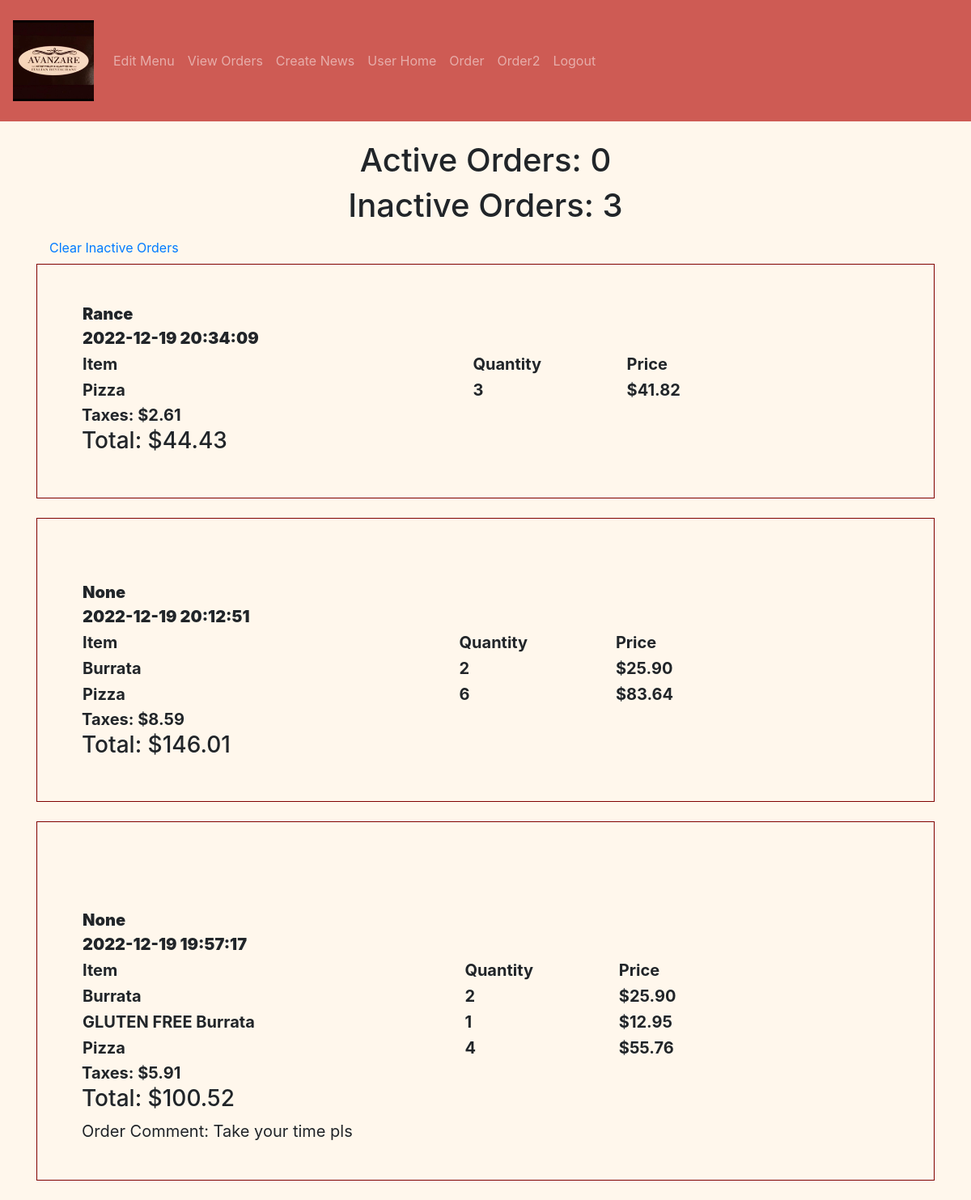
/view-orders (signed in), run on the app's committed database.
### avanzareApp/models.py (models this page shows)
class Order(db.Model):
    id = db.Column(db.Integer, primary_key=True)
    name = db.Column(db.String(150))
    comment = db.Column(db.String(10000))
    taxes = db.Column(db.Float)
    total = db.Column(db.Float)
    date = db.Column(db.DateTime(timezone=True), default=func.now())
    user_id = db.Column(db.Integer, db.ForeignKey('user.id'))
    is_active = db.Column(db.String(10))
    items = db.relationship('Menu_order')

class Menu_order(db.Model):
    id = db.Column(db.Integer, primary_key=True)
    name = db.Column(db.String(150))
    price = db.Column(db.String(150))
    description = db.Column(db.String(10000))
    menu_type = db.Column(db.String(150))
    gluten_free = db.Column(db.String(150))
    vegan = db.Column(db.String(150))
    date = db.Column(db.DateTime(timezone=True), default=func.now())
    order_id = db.Column(db.Integer, db.ForeignKey('order.id'))

### avanzareApp/views.py (the view)
@views.route('/view-orders', methods=['POST', 'GET'])
def view_orders():
    active_orders = Order.query.filter(Order.is_active == 'Active').all()
    inactive_orders = Order.query.filter(Order.is_active == 'Inactive').all()
    return render_template('view_orders.html', active_orders=active_orders, inactive_orders=inactive_orders,
                           user=current_user)

### avanzareApp/__init__.py (called while the page is built)
def create_app():
    app = Flask(__name__)
    app.config['SECRET KEY'] = 'iudsdbciud ccdoi'
    app.config['SQLALCHEMY_DATABASE_URI'] = f'sqlite:///{DB_NAME}'
    db.init_app(app)
    from .views import views
    from .auth import auth
    app.register_blueprint(views, url_prefix='/')
    app.register_blueprint(auth, url_prefix='/')
    from .models import User, Menu, Menu_order, News, Order
    with app.app_context():
        db.create_all()
    login_manager = LoginManager()
    login_manager.login_view = 'auth.start_page'
    login_manager.init_app(app)
    @login_manager.user_loader
    def load_user(id):
        return User.query.get(int(id))
    return app

### avanzareApp/templates/view_orders.html (shortened to what this page needs)
{% extends "base.html" %} {% block title %}Home{% endblock %}
{% block content %}
{% set count = namespace(value=0) %}
{% for order in active_orders %}
    {% set count.value = count.value + 1 %}
{% endfor %}
<h1 align="center">Active Orders: {{ count.value }}</h1>
{% set count = namespace(value=0) %}
{% for order in inactive_orders %}
    {% set count.value = count.value + 1 %}
{% endfor %}
<h1 align="center">Inactive Orders: {{ count.value }}</h1>
<a class="nav-item nav-link" href="{{ url_for('views.clear_inactive_orders') }}">Clear Inactive Orders</a>
{% for order in inactive_orders|reverse %}
    <div class="blackLine">
        <div class="text">
            {% set lst =  [] %}
            <table style="width:100%">
                <tr>
                    <th>
                        <b>{{ order.name }}</b>
                        <br />
                        <b>{{ order.date }}</b>
                    </th>
                </tr>
                <tr>
                    <th>Item</th>
                    <th>Quantity</th>
                    <th>Price</th>
                </tr>
                {% for item in order.items %}
                    {% set count = namespace(value=0) %}
                    {% set print_once = 1 %}
                    {% if item.name not in lst %}
                        {% for item_count in order.items %}
                            {% if item.name == item_count.name %}
                                {% set count.value = count.value + 1 %}
                            {% endif %}
                        {% endfor %}
                        {% if print_once == 1 %}
                            <tr>
                                <th>{{ item.name }}</th>
                                <th>{{ count.value }}</th>
                                {% set tmp = (item.price | float) %}
                                <th>{{ "${:,.2f}".format(count.value * tmp) }}</th>
                            </tr>
                            <br />
                        {% endif %}
                        {% set print_once = 1 %}
                    {% endif %}
                {% endfor %}
            </table>
            {% if "${:,.2f}".format(order.taxes) == "$-0.00" %}
               <b>Taxes: $0.00</b>
            {% else %}
                <b>Taxes: {{ "${:,.2f}".format(order.taxes) }}</b>
            {% endif %}
            {% if "${:,.2f}".format(order.total + order.taxes) == "$-0.00" %}
               <h3>Total: $0.00</h3>
            {% else %}
                <h3>Total: {{ "${:,.2f}".format(order.total + order.taxes) }}</h3>
            {% endif %}
            {% if order.comment != "" and order.comment is not none %}
                <div>Order Comment: {{ order.comment }}</div>
            {% endif %}
        </div>
    </div>
    <br />
{% endfor %}
{% endblock %}

### avanzareApp/static/style.css (style rules this page uses)
.blackLine { border:1px solid black; border-color: #800000; padding: 15px; }
.text { font-size: 20px; padding-left: 40px; width: 80%; }

### data on the page
Order: name "Rance", date "2022-12-19 20:34:09", taxes "$2.61", order.total+order.taxes "$44.43"
Menu_order: name "Pizza", value "3", value "$41.82"
Order: name "None", date "2022-12-19 20:12:51", taxes "$8.59", order.total+order.taxes "$146.01"
Menu_order: name "Burrata", value "2", value "$25.90"
Menu_order: name "Pizza", value "6", value "$83.64"
Order: name "None", date "2022-12-19 19:57:17", taxes "$5.91", order.total+order.taxes "$100.52", comment "Take your time pls"
Menu_order: name "Burrata", value "2", value "$25.90"
Menu_order: name "GLUTEN FREE Burrata", value "1", value "$12.95"
Menu_order: name "Pizza", value "4", value "$55.76"

### other printed values
{{ count.value }} "0"
{{ count.value }} "3"
